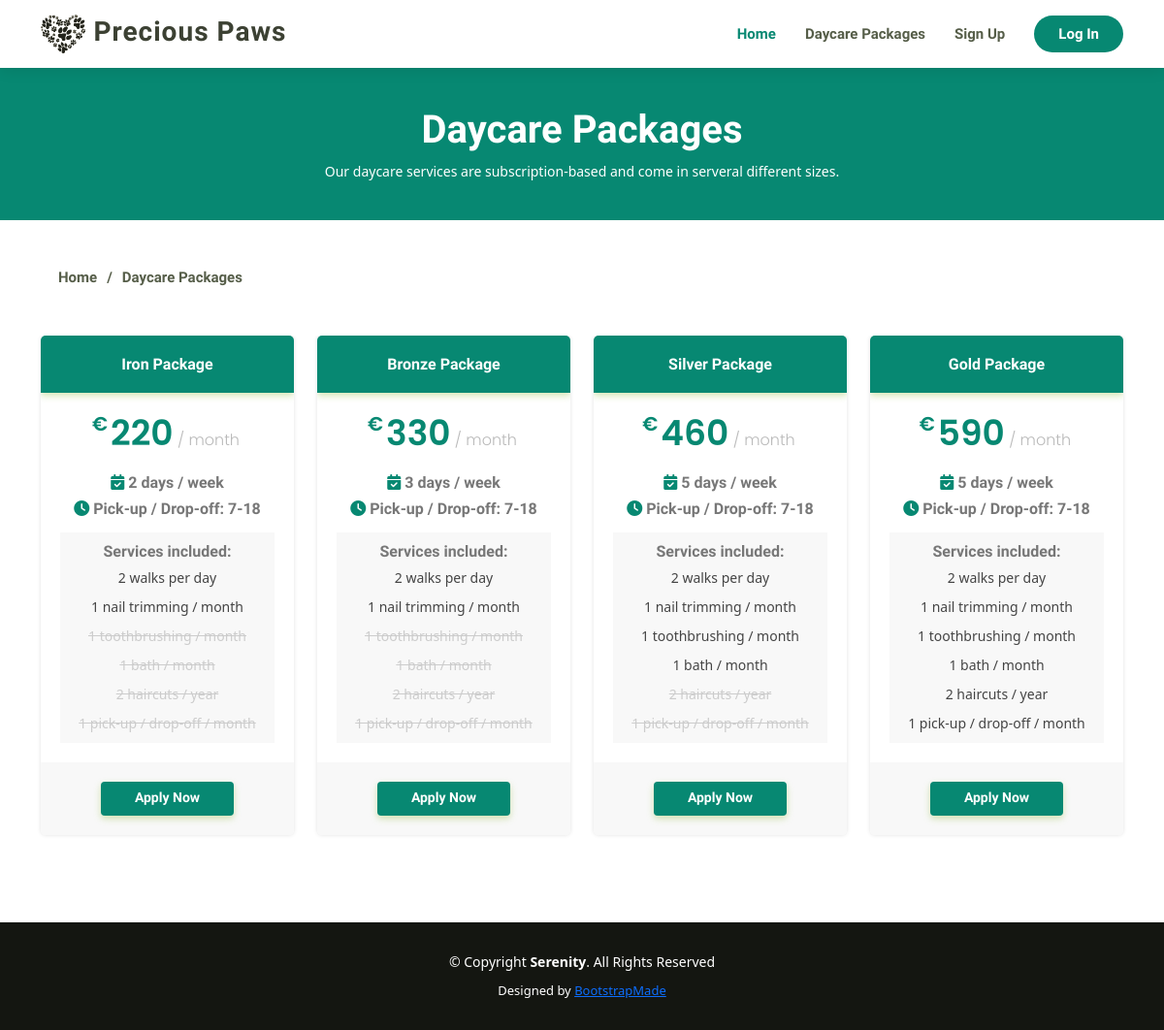
Page /services/ on the committed database.
### daycare/models.py (models this page shows, shortened)
class Service(models.Model):
    title = models.CharField(max_length=200, unique=True)
    no_days = models.IntegerField()
    nails = models.BooleanField(default=False)
    teeth = models.BooleanField(default=False)
    bath = models.BooleanField(default=False)
    hair_cuts = models.BooleanField(default=False)
    pickup = models.BooleanField(default=False)
    price = models.IntegerField()

### daycare/views.py (the view)
# urls.py: path('services/', views.Services.as_view(), name='services'),
class Services(generic.ListView):
    model = Service
    template_name = 'services.html'
    ordering = ['price']

### templates/services.html
{% extends "base.html" %}
{% block content %}
<main id="main">
    <section id="breadcrumbs" class="breadcrumbs">
        <div class="breadcrumb-hero">
            <div class="container">
                <div class="breadcrumb-hero">
                    <h1><strong>Daycare Packages</strong></h1>
                    <p>Our daycare services are subscription-based and come in serveral different sizes.</p>
                </div>
            </div>
        </div>
        <div class="container navbar">
            <ol>
                <li><a href="{% url 'home' %}">Home</a></li>
                <li class="crumb">Daycare Packages</li>
            </ol>
        </div>
    </section>
    <section id="pricing" class="pricing">
        <div class="container">
            <div class="row">
                {% for service in service_list %}
                <div class="col-lg-3 col-md-6">
                    <div class="box featured" data-aos="fade-up">
                        <h3>{{ service.title }}</h3>
                        <h4><sup>€</sup>{{ service.price }}<span> / month</span></h4>
                        <h6><i class="fa-solid fa-calendar-check"></i> {{ service.no_days }} days / week</h6>
                        <h6><i class="fa-solid fa-clock"></i> Pick-up / Drop-off: 7-18</h6>
                        <ul>
                            <h6><strong>Services included:</strong></h6>
                            <li>2 walks per day</li>
                            {% if service.nails %}
                            <li>1 nail trimming / month</li>
                            {% else %}
                            <li class="na">1 nail trimming / month</li>
                            {% endif %}
                            {% if service.teeth %}
                            <li>1 toothbrushing / month</li>
                            {% else %}
                            <li class="na">1 toothbrushing / month</li>
                            {% endif %}
                            {% if service.bath %}
                            <li>1 bath / month</li>
                            {% else %}
                            <li class="na">1 bath / month</li>
                            {% endif %}
                            {% if service.hair_cuts %}
                            <li>2 haircuts / year</li>
                            {% else %}
                            <li class="na">2 haircuts / year</li>
                            {% endif %}
                            {% if service.pickup %}
                            <li>1 pick-up / drop-off / month</li>
                            {% else %}
                            <li class="na">1 pick-up / drop-off / month</li>
                            {% endif %}
                        </ul>
                        <div class="btn-wrap">
                            <a href="#" class="btn-buy">Apply Now</a>
                        </div>
                    </div>
                </div>
                {% endfor %}
            </div>
        </div>
    </section>
</main>
{% endblock %}

### static/css/style.css (style rules this page uses)
body { font-family: "Open Sans", sans-serif; color: #444444; }
a { color: #055e4f; text-decoration: none; }
h1, h2, h3, h4, h5, h6 { font-family: "Raleway", sans-serif; }
#main { margin-top: 70px; z-index: 3; position: relative; }
.navbar { padding: 0; }
.navbar li { position: relative; }
.navbar a, .navbar a:focus, .crumb { display: flex; align-items: center; justify-content: space-between; padding: 10px 0 10px 30px; font-family: "Raleway", sans-serif; font-size: 15px; font-weight: 600; color: #565e49; white-space: nowrap; transition: 0.3s; text-decoration: none; }
section { padding-bottom: 60px; overflow: hidden; }
.breadcrumbs { padding: 0; }
.breadcrumbs .breadcrumb-hero { text-align: center; background: #078872; padding: 20px 0; color: #fff; }
.breadcrumbs .breadcrumb-hero p { font-size: 14px; margin-bottom: 0; }
.breadcrumbs ol { display: flex; flex-wrap: wrap; list-style: none; padding: 0; margin: 30px 0; }
.breadcrumbs ol li+li { padding-left: 10px; }
.breadcrumbs ol li+li::before { display: inline-block; padding-right: 10px; color: #565e49; content: "/"; }
.pricing .box { padding: 20px; margin-bottom: 30px; background: #fff; text-align: center; box-shadow: 0px 0px 4px rgba(0, 0, 0, 0.12); border-radius: 5px; position: relative; overflow: hidden; }
.pricing h3 { font-weight: 400; margin: -20px -20px 20px -20px; padding: 20px 15px; font-size: 16px; font-weight: 600; color: #777777; background: #f8f8f8; }
.pricing h4 { font-size: 36px; color: #078872; font-weight: 600; font-family: "Poppins", sans-serif; margin-bottom: 20px; }
.pricing h4 sup { font-size: 20px; top: -15px; left: -3px; }
.pricing h4 span { color: #bababa; font-size: 16px; font-weight: 300; }
.pricing h6 { font-weight: 400; font-size: 16px; font-weight: 600; color: #777777; }
.pricing i { color: #078872; }
.pricing ul { padding: 10px 0 0 0; margin-top: 15px; list-style: none; color: #444444; background: #f8f8f8; text-align: center; line-height: 20px; font-size: 14px; }
.pricing ul li { padding-bottom: 10px; }
.pricing ul .na { color: #ccc; text-decoration: line-through; }
.pricing .btn-wrap { margin: 20px -20px -20px -20px; padding: 20px 15px; background: #f8f8f8; text-align: center; }
.pricing .btn-buy { background: #078872; display: inline-block; padding: 6px 35px 8px 35px; border-radius: 4px; color: #fff; transition: none; font-size: 14px; font-weight: 400; font-family: "Raleway", sans-serif; font-weight: 600; box-shadow: 0 3px 7px rgba(148, 192, 69, 0.4); transition: 0.3s; text-decoration: none; }
.pricing .featured h3 { color: #fff; background: #078872; box-shadow: 0 3px 7px rgba(148, 192, 69, 0.4); }

### rows in the picture
Service: title "Iron Package", price "220", no_days "2", nails "1 nail trimming / month", teeth "1 toothbrushing / month", bath "1 bath / month", hair_cuts "2 haircuts / year", pickup "1 pick-up / drop-off / month"
Service: title "Bronze Package", price "330", no_days "3", nails "1 nail trimming / month", teeth "1 toothbrushing / month", bath "1 bath / month", hair_cuts "2 haircuts / year", pickup "1 pick-up / drop-off / month"
Service: title "Silver Package", price "460", no_days "5", nails "1 nail trimming / month", teeth "1 toothbrushing / month", bath "1 bath / month", hair_cuts "2 haircuts / year", pickup "1 pick-up / drop-off / month"
Service: title "Gold Package", price "590", no_days "5", nails "1 nail trimming / month", teeth "1 toothbrushing / month", bath "1 bath / month", hair_cuts "2 haircuts / year", pickup "1 pick-up / drop-off / month"
